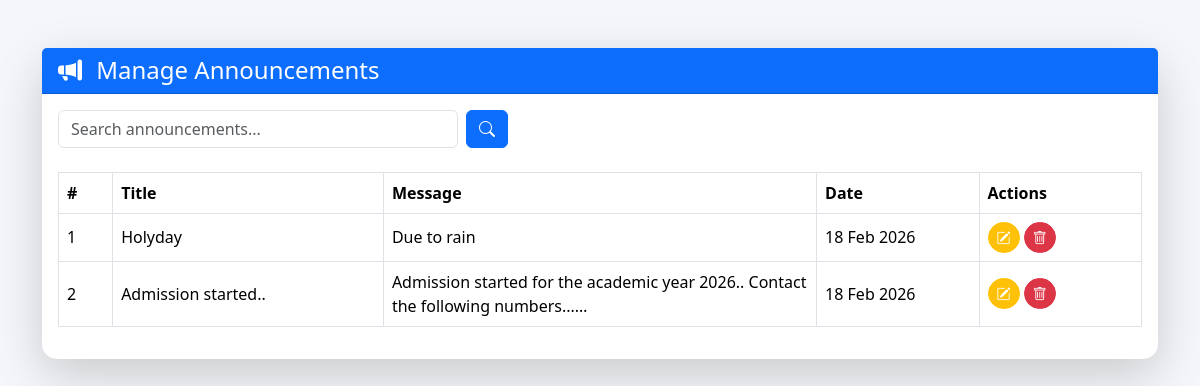
Page /announcements/ on the committed database.
### SchoolAdmin/models.py (models this page shows, shortened)
class Announcement(models.Model):
    title = models.CharField(max_length=200)
    message = models.TextField()
    created_at = models.DateTimeField(auto_now_add=True)

### SchoolAdmin/views.py (the view, shortened to what this page needs)
# urls.py: path('announcements/', views.announcement_list, name='announcement_list'),
def announcement_list(request):
    announcements = Announcement.objects.all().order_by('-created_at')
    query = request.GET.get('q')
    if query:
        announcements = announcements.filter(
            Q(title__icontains=query) |
            Q(message__icontains=query)
        )
    edit_id = request.GET.get('edit')
    delete_id = request.GET.get('delete')
    if delete_id:
        announcement = get_object_or_404(Announcement, id=delete_id)
        announcement.delete()
        messages.success(request, "Announcement deleted successfully")
        return redirect(request.path)
    return render(request, 'announcement_list.html', {
        'announcements': announcements,
        'edit_id': edit_id
    })

### templates/announcement_list.html (shortened to what this page needs)
<!DOCTYPE html>
<html lang="en">
<head>
    <link href="https://cdn.jsdelivr.net/npm/bootstrap@5.3.2/dist/css/bootstrap.min.css" rel="stylesheet">
    <link href="https://cdn.jsdelivr.net/npm/bootstrap-icons/font/bootstrap-icons.css" rel="stylesheet">
</head>
<body>
<div class="container mt-5">
    <div class="card shadow-lg border-0">
        <div class="card-header bg-primary text-white d-flex justify-content-between align-items-center">
            <h4 class="mb-0">
                <i class="bi bi-megaphone-fill me-2"></i>
                Manage Announcements
            </h4>
        </div>
        <div class="card-body">
            <form method="GET" class="mb-4 d-flex">
                <input type="text" name="q" value="{{ request.GET.q }}"
                       class="form-control search-box me-2"
                       placeholder="Search announcements...">
                <button class="btn btn-primary">
                    <i class="bi bi-search"></i>
                </button>
            </form>
            <div class="table-responsive">
                <table class="table table-bordered table-hover align-middle">
                    <thead>
                        <tr>
                            <th style="width:5%">#</th>
                            <th style="width:25%">Title</th>
                            <th style="width:40%">Message</th>
                            <th style="width:15%">Date</th>
                            <th style="width:15%">Actions</th>
                        </tr>
                    </thead>
                    <tbody>
                        {% for a in announcements %}
                        <tr>
                            <td>{{ forloop.counter }}</td>
                            {% if edit_id == a.id|stringformat:"s" %}
                            <form method="POST">
                                {% csrf_token %}
                                <input type="hidden" name="announcement_id" value="{{ a.id }}">
                                <td>
                                    <input type="text" name="title"
                                           value="{{ a.title }}"
                                           class="form-control">
                                </td>
                                <td>
                                    <textarea name="message"
                                              class="form-control"
                                              rows="2">{{ a.message }}</textarea>
                                </td>
                                <td>{{ a.created_at|date:"d M Y" }}</td>
                                <td>
                                    <button type="submit" class="btn btn-success btn-sm">
                                        <i class="bi bi-check-circle"></i>
                                    </button>
                                    <a href="{% url 'SchoolAdmin:announcement_list' %}"
                                       class="btn btn-secondary btn-sm">
                                        <i class="bi bi-x-circle"></i>
                                    </a>
                                </td>
                            </form>
                            {% else %}
                            <td>{{ a.title }}</td>
                            <td>{{ a.message|truncatechars:80 }}</td>
                            <td>{{ a.created_at|date:"d M Y" }}</td>
                            <td>
                                <a href="?edit={{ a.id }}"
                                   class="btn btn-warning btn-sm text-white">
                                    <i class="bi bi-pencil-square"></i>
                                </a>
                                <a href="?delete={{ a.id }}"
                                   onclick="return confirm('Are you sure?')"
                                   class="btn btn-danger btn-sm">
                                    <i class="bi bi-trash"></i>
                                </a>
                            </td>
                            {% endif %}
                        </tr>
                        {% empty %}
                        <tr>
                            <td colspan="5" class="text-center text-muted">
                                No announcements found.
                            </td>
                        </tr>
                        {% endfor %}
                    </tbody>
                </table>
            </div>
        </div>
    </div>
</div>
</body>
</html>

### templates/announcement_list.html (style rules this page uses)
body { background: #f4f6f9; }
.card { border-radius: 15px; }
.table thead { background-color: #4e73df; color: white; }
.btn-sm { border-radius: 20px; }
.search-box { max-width: 400px; }

### rows in the picture
Announcement: title "Holyday", message "Due to rain", created_at "18 Feb 2026"
Announcement: title "Admission started..", message "Admission started for the academic year 2026.. Contact the following numbers...…", created_at "18 Feb 2026"
